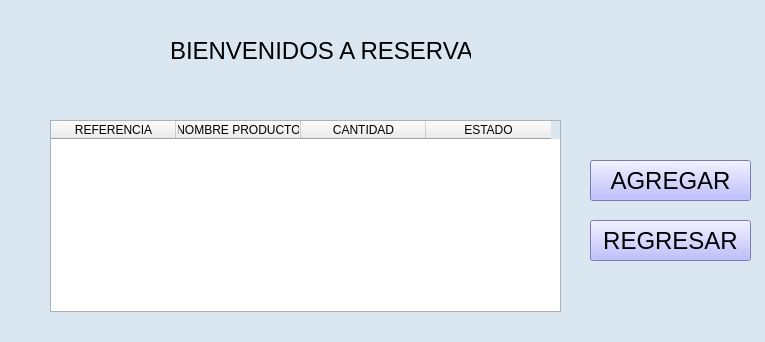
<?xml version="1.0" encoding="UTF-8"?>
<ui version="4.0">
 <class>Reservas</class>
 <widget class="QMainWindow" name="Reservas">
  <property name="geometry">
   <rect>
    <x>0</x>
    <y>0</y>
    <width>765</width>
    <height>342</height>
   </rect>
  </property>
  <property name="palette">
   <palette>
    <active>
     <colorrole role="Base">
      <brush brushstyle="SolidPattern">
       <color alpha="255">
        <red>255</red>
        <green>255</green>
        <blue>255</blue>
       </color>
      </brush>
     </colorrole>
     <colorrole role="Window">
      <brush brushstyle="SolidPattern">
       <color alpha="255">
        <red>218</red>
        <green>231</green>
        <blue>240</blue>
       </color>
      </brush>
     </colorrole>
    </active>
    <inactive>
     <colorrole role="Base">
      <brush brushstyle="SolidPattern">
       <color alpha="255">
        <red>255</red>
        <green>255</green>
        <blue>255</blue>
       </color>
      </brush>
     </colorrole>
     <colorrole role="Window">
      <brush brushstyle="SolidPattern">
       <color alpha="255">
        <red>218</red>
        <green>231</green>
        <blue>240</blue>
       </color>
      </brush>
     </colorrole>
    </inactive>
    <disabled>
     <colorrole role="Base">
      <brush brushstyle="SolidPattern">
       <color alpha="255">
        <red>218</red>
        <green>231</green>
        <blue>240</blue>
       </color>
      </brush>
     </colorrole>
     <colorrole role="Window">
      <brush brushstyle="SolidPattern">
       <color alpha="255">
        <red>218</red>
        <green>231</green>
        <blue>240</blue>
       </color>
      </brush>
     </colorrole>
    </disabled>
   </palette>
  </property>
  <property name="windowTitle">
   <string>Reservas</string>
  </property>
  <widget class="QWidget" name="centralwidget">
   <widget class="QLabel" name="label">
    <property name="geometry">
     <rect>
      <x>170</x>
      <y>20</y>
      <width>301</width>
      <height>61</height>
     </rect>
    </property>
    <property name="font">
     <font>
      <pointsize>18</pointsize>
     </font>
    </property>
    <property name="text">
     <string>BIENVENIDOS A RESERVAS</string>
    </property>
   </widget>
   <widget class="QTableWidget" name="tblReservasR">
    <property name="geometry">
     <rect>
      <x>50</x>
      <y>120</y>
      <width>511</width>
      <height>192</height>
     </rect>
    </property>
    <attribute name="horizontalHeaderDefaultSectionSize">
     <number>125</number>
    </attribute>
    <column>
     <property name="text">
      <string>REFERENCIA</string>
     </property>
    </column>
    <column>
     <property name="text">
      <string>NOMBRE PRODUCTO</string>
     </property>
    </column>
    <column>
     <property name="text">
      <string>CANTIDAD</string>
     </property>
    </column>
    <column>
     <property name="text">
      <string>ESTADO</string>
     </property>
    </column>
   </widget>
   <widget class="QPushButton" name="btnAgregarR">
    <property name="geometry">
     <rect>
      <x>590</x>
      <y>160</y>
      <width>161</width>
      <height>41</height>
     </rect>
    </property>
    <property name="palette">
     <palette>
      <active>
       <colorrole role="Button">
        <brush brushstyle="SolidPattern">
         <color alpha="255">
          <red>170</red>
          <green>170</green>
          <blue>255</blue>
         </color>
        </brush>
       </colorrole>
       <colorrole role="Base">
        <brush brushstyle="SolidPattern">
         <color alpha="255">
          <red>170</red>
          <green>170</green>
          <blue>255</blue>
         </color>
        </brush>
       </colorrole>
       <colorrole role="Window">
        <brush brushstyle="SolidPattern">
         <color alpha="255">
          <red>170</red>
          <green>170</green>
          <blue>255</blue>
         </color>
        </brush>
       </colorrole>
      </active>
      <inactive>
       <colorrole role="Button">
        <brush brushstyle="SolidPattern">
         <color alpha="255">
          <red>170</red>
          <green>170</green>
          <blue>255</blue>
         </color>
        </brush>
       </colorrole>
       <colorrole role="Base">
        <brush brushstyle="SolidPattern">
         <color alpha="255">
          <red>170</red>
          <green>170</green>
          <blue>255</blue>
         </color>
        </brush>
       </colorrole>
       <colorrole role="Window">
        <brush brushstyle="SolidPattern">
         <color alpha="255">
          <red>170</red>
          <green>170</green>
          <blue>255</blue>
         </color>
        </brush>
       </colorrole>
      </inactive>
      <disabled>
       <colorrole role="Button">
        <brush brushstyle="SolidPattern">
         <color alpha="255">
          <red>170</red>
          <green>170</green>
          <blue>255</blue>
         </color>
        </brush>
       </colorrole>
       <colorrole role="Base">
        <brush brushstyle="SolidPattern">
         <color alpha="255">
          <red>170</red>
          <green>170</green>
          <blue>255</blue>
         </color>
        </brush>
       </colorrole>
       <colorrole role="Window">
        <brush brushstyle="SolidPattern">
         <color alpha="255">
          <red>170</red>
          <green>170</green>
          <blue>255</blue>
         </color>
        </brush>
       </colorrole>
      </disabled>
     </palette>
    </property>
    <property name="font">
     <font>
      <pointsize>18</pointsize>
     </font>
    </property>
    <property name="cursor">
     <cursorShape>PointingHandCursor</cursorShape>
    </property>
    <property name="styleSheet">
     <string notr="true">background-color: rgb(170, 170, 255);</string>
    </property>
    <property name="text">
     <string>AGREGAR</string>
    </property>
    <property name="icon">
     <iconset>
      <normaloff>../assets/images inventario/agregar-producto (1).png</normaloff>../assets/images inventario/agregar-producto (1).png</iconset>
    </property>
    <property name="iconSize">
     <size>
      <width>35</width>
      <height>50</height>
     </size>
    </property>
   </widget>
   <widget class="QPushButton" name="btnRegresarR">
    <property name="geometry">
     <rect>
      <x>590</x>
      <y>220</y>
      <width>161</width>
      <height>41</height>
     </rect>
    </property>
    <property name="font">
     <font>
      <pointsize>18</pointsize>
     </font>
    </property>
    <property name="cursor">
     <cursorShape>PointingHandCursor</cursorShape>
    </property>
    <property name="styleSheet">
     <string notr="true">background-color: rgb(170, 170, 255);</string>
    </property>
    <property name="text">
     <string>REGRESAR</string>
    </property>
    <property name="icon">
     <iconset>
      <normaloff>../assets/images inventario/flecha-hacia-atras.png</normaloff>../assets/images inventario/flecha-hacia-atras.png</iconset>
    </property>
    <property name="iconSize">
     <size>
      <width>25</width>
      <height>25</height>
     </size>
    </property>
   </widget>
  </widget>
 </widget>
 <resources/>
 <connections/>
</ui>
